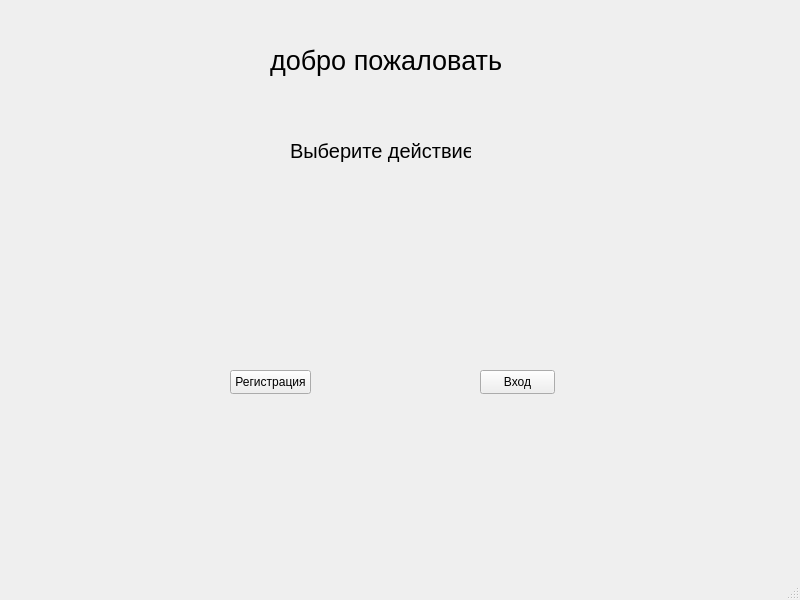
<?xml version="1.0" encoding="UTF-8"?>
<ui version="4.0">
 <class>MainWindow</class>
 <widget class="QMainWindow" name="MainWindow">
  <property name="geometry">
   <rect>
    <x>0</x>
    <y>0</y>
    <width>800</width>
    <height>600</height>
   </rect>
  </property>
  <property name="windowTitle">
   <string>MainWindow</string>
  </property>
  <widget class="QWidget" name="centralwidget">
   <widget class="QPushButton" name="pushButton">
    <property name="geometry">
     <rect>
      <x>230</x>
      <y>370</y>
      <width>81</width>
      <height>24</height>
     </rect>
    </property>
    <property name="text">
     <string>Регистрация</string>
    </property>
   </widget>
   <widget class="QPushButton" name="pushButton_2">
    <property name="geometry">
     <rect>
      <x>480</x>
      <y>370</y>
      <width>75</width>
      <height>24</height>
     </rect>
    </property>
    <property name="text">
     <string>Вход</string>
    </property>
   </widget>
   <widget class="QLabel" name="label">
    <property name="geometry">
     <rect>
      <x>270</x>
      <y>30</y>
      <width>241</width>
      <height>61</height>
     </rect>
    </property>
    <property name="font">
     <font>
      <pointsize>20</pointsize>
     </font>
    </property>
    <property name="text">
     <string>добро пожаловать</string>
    </property>
   </widget>
   <widget class="QLabel" name="label_2">
    <property name="geometry">
     <rect>
      <x>290</x>
      <y>120</y>
      <width>181</width>
      <height>61</height>
     </rect>
    </property>
    <property name="font">
     <font>
      <pointsize>15</pointsize>
     </font>
    </property>
    <property name="text">
     <string>Выберите действие</string>
    </property>
   </widget>
  </widget>
  <widget class="QMenuBar" name="menubar">
   <property name="geometry">
    <rect>
     <x>0</x>
     <y>0</y>
     <width>800</width>
     <height>22</height>
    </rect>
   </property>
  </widget>
  <widget class="QStatusBar" name="statusbar"/>
 </widget>
 <resources/>
 <connections/>
</ui>
